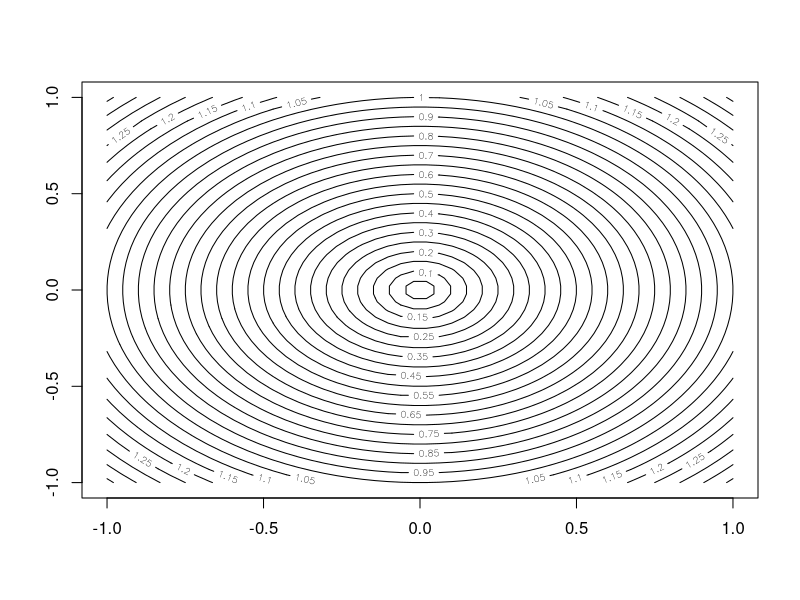
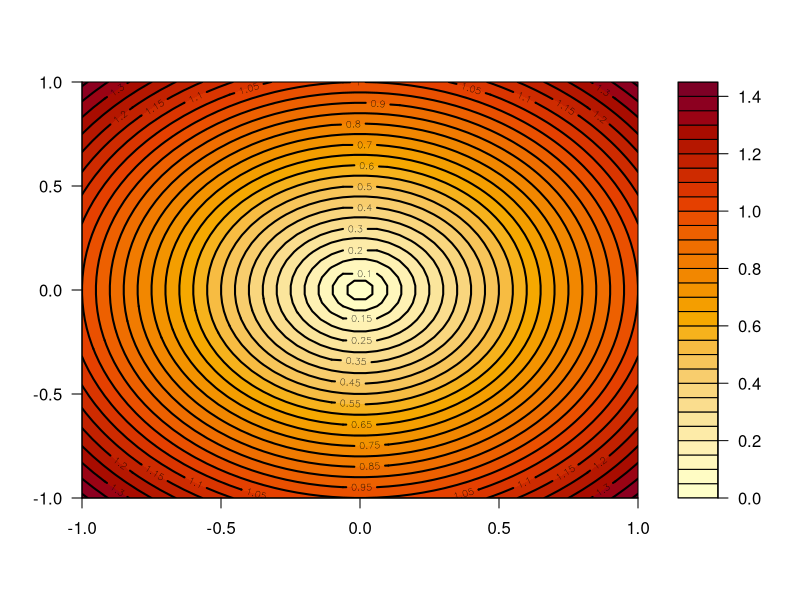
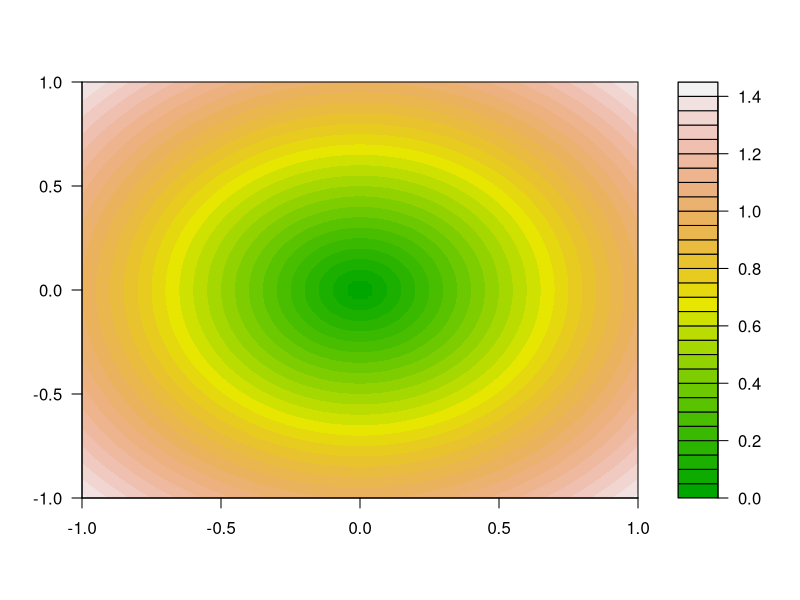
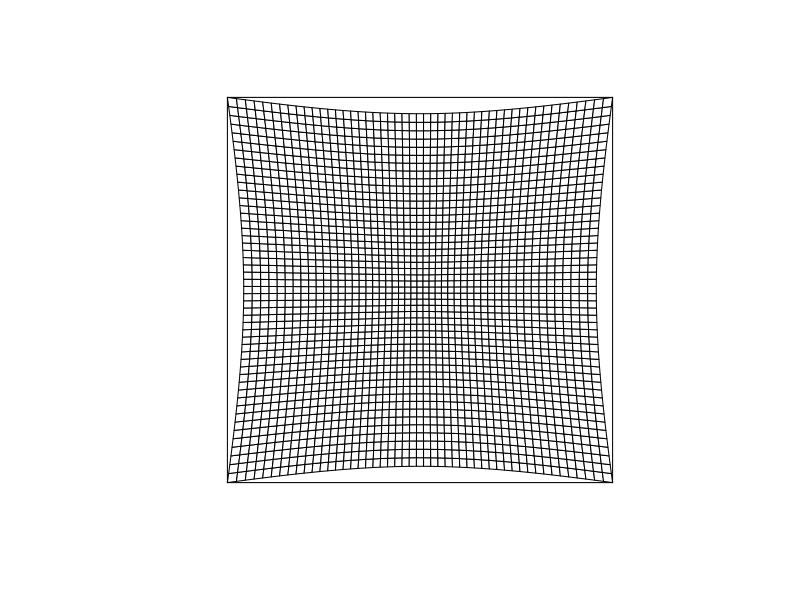
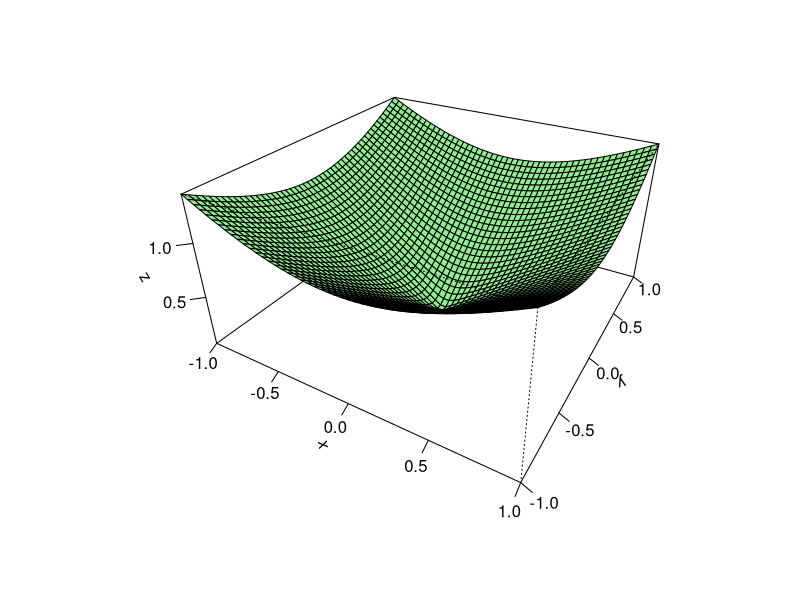

These charts were generated, in order, by the following R code:
## 3D Visualization of a simple function

## A sample function for visualizing
cone <- function(x, y)  {
    sqrt(x^2 + y^2)
}

x <- y <- seq(-1, 1, length=50) ## X & Y
## Apply function to all pair-wise values!
z <- outer(x, y, cone) ## Evaluate "cone" for all pairs of X & Y

## Learning to visualize Contours
contour(x, y, z,
        nlevels = 30) ## Simplest version

## See: https://www.rdocumentation.org/packages/graphics/versions/3.6.2/topics/filled.contour
filled.contour(x, y, z,
               plot.axes = {
                   axis(1)
                   axis(2)
                   contour(x, y, z, add = TRUE,
                           lwd=2,
                           nlevels = 30)
               }) ## Can be made more elaborate
filled.contour(x, y, z,                
               nlevels = 30,
               color.palette = terrain.colors) ## Or colourful.

par(mfrow=c(1, 1))
## Working on 3D functions visualizations:)
## I needed to lookup these:
## https://en.wikipedia.org/wiki/Azimuth <- theta
## https://en.wikipedia.org/wiki/Colatitude <- phi
persp(x, y, z,
      theta = 0, phi = 90, ## Bad Perspective
      expand = 0.5)
persp(x, y, z,
      theta = 30, phi = 30, ## Show some different perspective
      expand = 0.5,
      col = "lightgreen",
      ticktype = "detailed") ## A bit better
